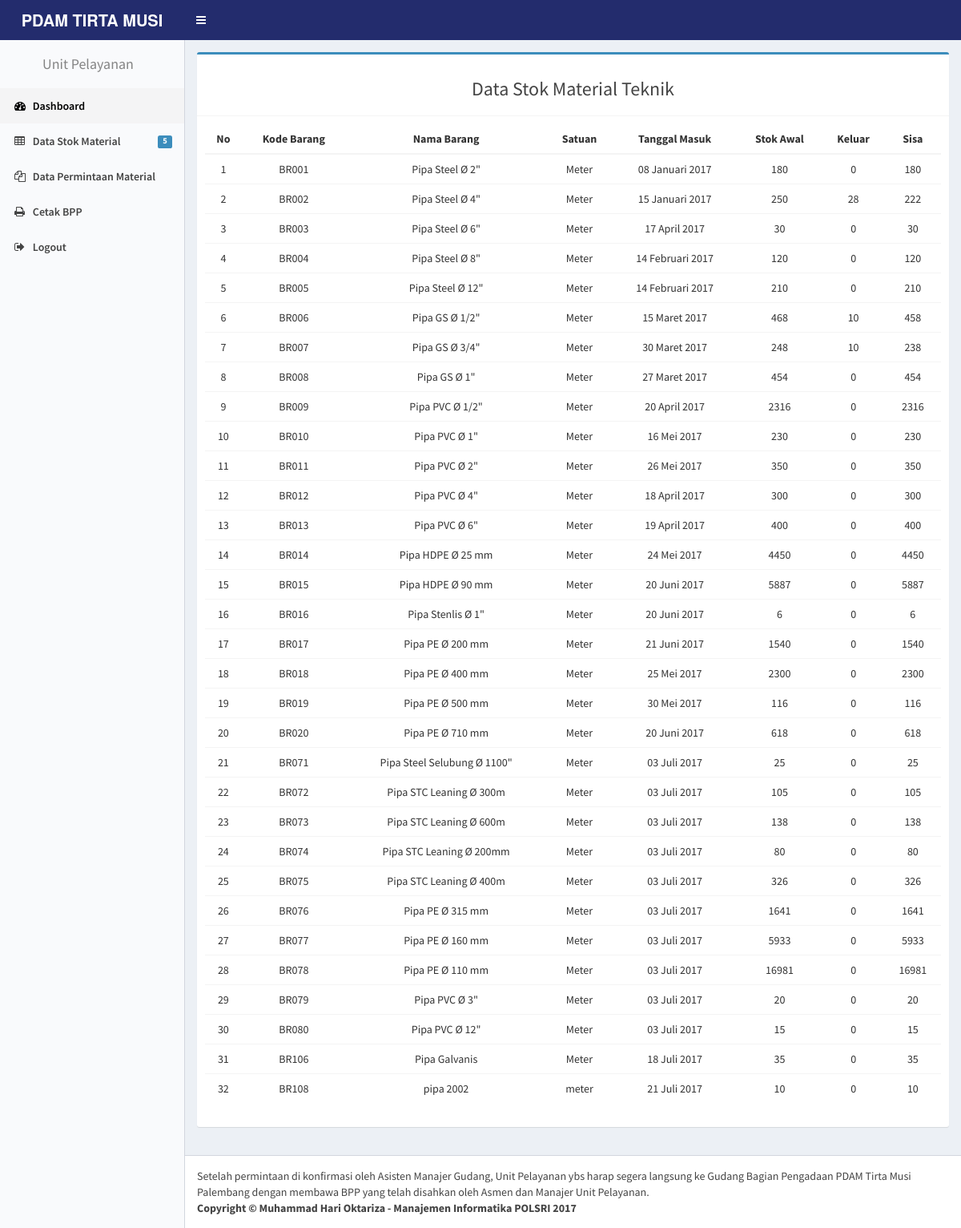
/unit_pelayanan/index.php?p=material&id_jenis=1, run on the app's committed database.
### tables this page shows
CREATE TABLE IF NOT EXISTS `stokbarang` (
  `kode_brg` varchar(5) NOT NULL,
  `id_jenis` int(2) NOT NULL,
  `nama_brg` varchar(30) NOT NULL,
  `satuan` varchar(50) DEFAULT NULL,
  `stok` int(11) NOT NULL,
  `keluar` int(11) DEFAULT '0',
  `sisa` int(11) NOT NULL,
  `tgl_masuk` date NOT NULL,
  `suplier` varchar(20) NOT NULL,
  PRIMARY KEY (`kode_brg`)
);

### fungsi/fungsi.php (called while the page is built)
<?php
	function tanggal_indo($tanggal) {
		$bulan = array(1=>'Januari',
						  'Februari',
						  'Maret',
						  'April',
						  'Mei',
						  'Juni',
						  'Juli',
						  'Agustus',
						  'September',
						  'Oktober',
						  'November',
						  'Desember'
				);
		$split = explode('-', $tanggal);
		$tanggal_indo = $split[2] . ' ' . $bulan[(int)$split[1]] . ' ' . $split[0];
		return $tanggal_indo;
	}
?>

### unit_pelayanan/material.php (the view, shortened to what this page needs)
<?php
	include "../fungsi/koneksi.php";
	include "../fungsi/fungsi.php";
	 if(isset($_GET['id_jenis'])){
        $id_jenis = $_GET['id_jenis'];
        $query = mysqli_query($koneksi, "SELECT * FROM stokbarang WHERE id_jenis='$id_jenis' ");
    } else {
        $query = mysqli_query($koneksi, "SELECT * FROM stokbarang");
    }
?>
<section class="content">
	<div class="row">
		<div class="col-sm-12">
			 <div class="box box-primary">
                <div class="box-header with-border">
                    <h3 class="text-center">Data Stok Material Teknik</h3>
                </div>
                <div class="box-body">
                	<div class="table-responsive">
                		<table class="table text-center" id="material">
                			<thead  >
	                			<tr>
	                				<th>No</th>
                                    <th>Kode Barang</th>
	                				<th>Nama Barang</th>
									<th>Satuan</th>
                                    <th>Tanggal Masuk</th>
	                				<th>Stok Awal</th>
                                    <th>Keluar</th>
                                    <th>Sisa</th>
	                			</tr>
                			</thead>
                			<tbody>
                				<tr>
                					<?php
                						$no =1 ;
                						if (mysqli_num_rows($query)) {
                							while($row=mysqli_fetch_assoc($query)):
                					 ?>
                						<td> <?= $no; ?> </td>
                                        <td> <?= $row['kode_brg']; ?> </td>
                						<td> <?= $row['nama_brg']; ?> </td>
										<td> <?= $row['satuan']; ?> </td>
                                        <td> <?= tanggal_indo($row['tgl_masuk']); ?> </td>
                						<td> <?= $row['stok']; ?> </td>
                                        <td> <?= $row['keluar']; ?> </td>
                                        <td> <?= $row['sisa']; ?> </td>
                				</tr>
                			<?php $no++; endwhile; } ?>
                			</tbody>
                		</table>
                	</div>
                </div>
            </div>
		</div>
	</div>
</section>

### data on the page
stokbarang: kode_brg "BR001", nama_brg "Pipa Steel Ø 2\"", satuan "Meter", tgl_masuk "08 Januari 2017", stok "180", keluar "0", sisa "180"
stokbarang: kode_brg "BR002", nama_brg "Pipa Steel Ø 4\"", satuan "Meter", tgl_masuk "15 Januari 2017", stok "250", keluar "28", sisa "222"
stokbarang: kode_brg "BR003", nama_brg "Pipa Steel Ø 6\"", satuan "Meter", tgl_masuk "17 April 2017", stok "30", keluar "0", sisa "30"
stokbarang: kode_brg "BR004", nama_brg "Pipa Steel Ø 8\"", satuan "Meter", tgl_masuk "14 Februari 2017", stok "120", keluar "0", sisa "120"
stokbarang: kode_brg "BR005", nama_brg "Pipa Steel Ø 12\"", satuan "Meter", tgl_masuk "14 Februari 2017", stok "210", keluar "0", sisa "210"
stokbarang: kode_brg "BR006", nama_brg "Pipa GS Ø 1/2\"", satuan "Meter", tgl_masuk "15 Maret 2017", stok "468", keluar "10", sisa "458"
stokbarang: kode_brg "BR007", nama_brg "Pipa GS Ø 3/4\"", satuan "Meter", tgl_masuk "30 Maret 2017", stok "248", keluar "10", sisa "238"
stokbarang: kode_brg "BR008", nama_brg "Pipa GS Ø 1\"", satuan "Meter", tgl_masuk "27 Maret 2017", stok "454", keluar "0", sisa "454"
stokbarang: kode_brg "BR009", nama_brg "Pipa PVC Ø 1/2\"", satuan "Meter", tgl_masuk "20 April 2017", stok "2316", keluar "0", sisa "2316"
stokbarang: kode_brg "BR010", nama_brg "Pipa PVC Ø 1\"", satuan "Meter", tgl_masuk "16 Mei 2017", stok "230", keluar "0", sisa "230"
stokbarang: kode_brg "BR011", nama_brg "Pipa PVC Ø 2\"", satuan "Meter", tgl_masuk "26 Mei 2017", stok "350", keluar "0", sisa "350"
stokbarang: kode_brg "BR012", nama_brg "Pipa PVC Ø 4\"", satuan "Meter", tgl_masuk "18 April 2017", stok "300", keluar "0", sisa "300"
stokbarang: kode_brg "BR013", nama_brg "Pipa PVC Ø 6\"", satuan "Meter", tgl_masuk "19 April 2017", stok "400", keluar "0", sisa "400"
stokbarang: kode_brg "BR014", nama_brg "Pipa HDPE Ø 25 mm", satuan "Meter", tgl_masuk "24 Mei 2017", stok "4450", keluar "0", sisa "4450"
stokbarang: kode_brg "BR015", nama_brg "Pipa HDPE Ø 90 mm", satuan "Meter", tgl_masuk "20 Juni 2017", stok "5887", keluar "0", sisa "5887"
stokbarang: kode_brg "BR016", nama_brg "Pipa Stenlis Ø 1\"", satuan "Meter", tgl_masuk "20 Juni 2017", stok "6", keluar "0", sisa "6"
stokbarang: kode_brg "BR017", nama_brg "Pipa PE Ø 200 mm", satuan "Meter", tgl_masuk "21 Juni 2017", stok "1540", keluar "0", sisa "1540"
stokbarang: kode_brg "BR018", nama_brg "Pipa PE Ø 400 mm", satuan "Meter", tgl_masuk "25 Mei 2017", stok "2300", keluar "0", sisa "2300"
stokbarang: kode_brg "BR019", nama_brg "Pipa PE Ø 500 mm", satuan "Meter", tgl_masuk "30 Mei 2017", stok "116", keluar "0", sisa "116"
stokbarang: kode_brg "BR020", nama_brg "Pipa PE Ø 710 mm", satuan "Meter", tgl_masuk "20 Juni 2017", stok "618", keluar "0", sisa "618"
stokbarang: kode_brg "BR071", nama_brg "Pipa Steel Selubung Ø 1100\"", satuan "Meter", tgl_masuk "03 Juli 2017", stok "25", keluar "0", sisa "25"
stokbarang: kode_brg "BR072", nama_brg "Pipa STC Leaning Ø 300m", satuan "Meter", tgl_masuk "03 Juli 2017", stok "105", keluar "0", sisa "105"
stokbarang: kode_brg "BR073", nama_brg "Pipa STC Leaning Ø 600m", satuan "Meter", tgl_masuk "03 Juli 2017", stok "138", keluar "0", sisa "138"
stokbarang: kode_brg "BR074", nama_brg "Pipa STC Leaning Ø 200mm", satuan "Meter", tgl_masuk "03 Juli 2017", stok "80", keluar "0", sisa "80"
stokbarang: kode_brg "BR075", nama_brg "Pipa STC Leaning Ø 400m", satuan "Meter", tgl_masuk "03 Juli 2017", stok "326", keluar "0", sisa "326"
stokbarang: kode_brg "BR076", nama_brg "Pipa PE Ø 315 mm", satuan "Meter", tgl_masuk "03 Juli 2017", stok "1641", keluar "0", sisa "1641"
stokbarang: kode_brg "BR077", nama_brg "Pipa PE Ø 160 mm", satuan "Meter", tgl_masuk "03 Juli 2017", stok "5933", keluar "0", sisa "5933"
stokbarang: kode_brg "BR078", nama_brg "Pipa PE Ø 110 mm", satuan "Meter", tgl_masuk "03 Juli 2017", stok "16981", keluar "0", sisa "16981"
stokbarang: kode_brg "BR079", nama_brg "Pipa PVC Ø 3\"", satuan "Meter", tgl_masuk "03 Juli 2017", stok "20", keluar "0", sisa "20"
stokbarang: kode_brg "BR080", nama_brg "Pipa PVC Ø 12\"", satuan "Meter", tgl_masuk "03 Juli 2017", stok "15", keluar "0", sisa "15"
stokbarang: kode_brg "BR106", nama_brg "Pipa Galvanis", satuan "Meter", tgl_masuk "18 Juli 2017", stok "35", keluar "0", sisa "35"
stokbarang: kode_brg "BR108", nama_brg "pipa 2002", satuan "meter", tgl_masuk "21 Juli 2017", stok "10", keluar "0", sisa "10"

### other printed values
$data['jumlah'] "5"
